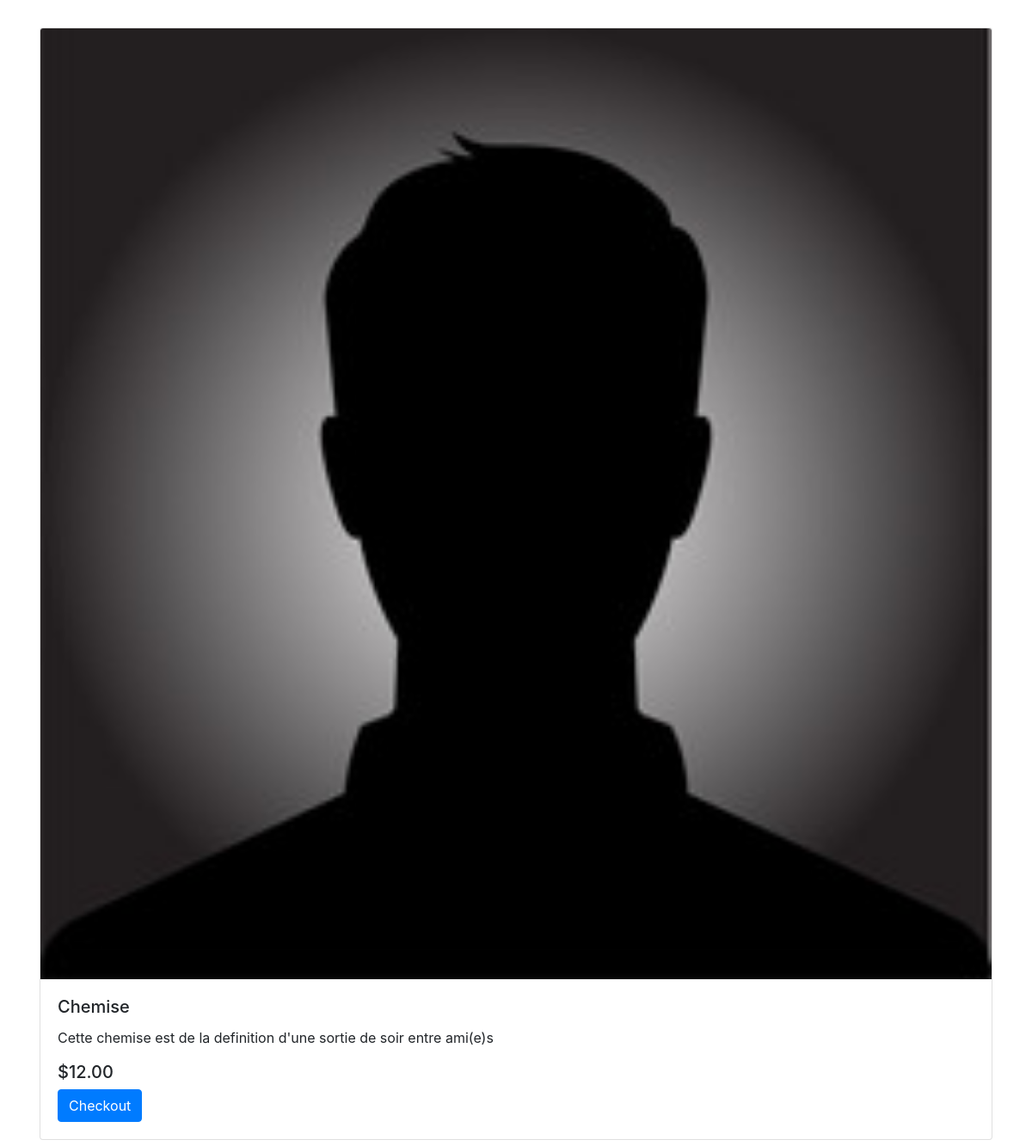
/1/, run on the app's committed database.
### products/models.py (models this page shows, shortened)
class Price(models.Model):
    product = models.ForeignKey(Product, on_delete=models.CASCADE)
    price = models.DecimalField(decimal_places=2, max_digits=10)
    created_at = models.DateTimeField(auto_now_add=True)
    updated_at = models.DateTimeField(auto_now=True)

class Product(models.Model):
    name = models.CharField(max_length=200)
    tags = models.ManyToManyField(ProductTag, blank=True)
    desc = models.TextField(_("Description"), blank=True)
    thumbnail = models.ImageField(upload_to=get_image_filename, blank=True)
    url = models.URLField()
    quantity = models.IntegerField(default=1)
    created_at = models.DateTimeField(auto_now_add=True)
    updated_at = models.DateTimeField(auto_now=True)
    class Meta:
        ordering = ("-created_at",)

### products/views.py (the view)
# urls.py: path("<int:pk>/", ProductDetailView.as_view(), name="product-detail"),
class ProductDetailView(DetailView):
    model = Product
    context_object_name = "product"
    template_name = "products/product_detail.html"
    def get_context_data(self, **kwargs):
        context = super(ProductDetailView, self).get_context_data()
        context["prices"] = Price.objects.filter(product=self.get_object())
        return context

### templates/products/product_detail.html (shortened to what this page needs)
{% extends "base.html" %}
{% block content %}
<div class="card-deck">
  {% for price in prices %}
  <div class="card">
    <img
      class="card-img-top"
      src="{{product.thumbnail.url}}"
      alt="Card image cap"
    />
    <div class="card-body">
      <h5 class="card-title">{{product.name}}</h5>
      <p class="card-text">{{product.desc}}</p>
      <div class="card-text">
        <h5 class="card-text">${{ price.price }}</h5>
        <form
          action="{% url 'products:create-checkout-session' price.id %}"
          method="POST"
        >
          <button type="submit" class="btn btn-primary">Checkout</button>
        </form>
      </div>
    </div>
  </div>
  {% endfor %}
</div>
{% endblock content %}

### data on the page
Price: thumbnail (picture), price "12.00"
Product: name "Chemise", desc "Cette chemise est de la definition d'une sortie de soir entre ami(e)s"
